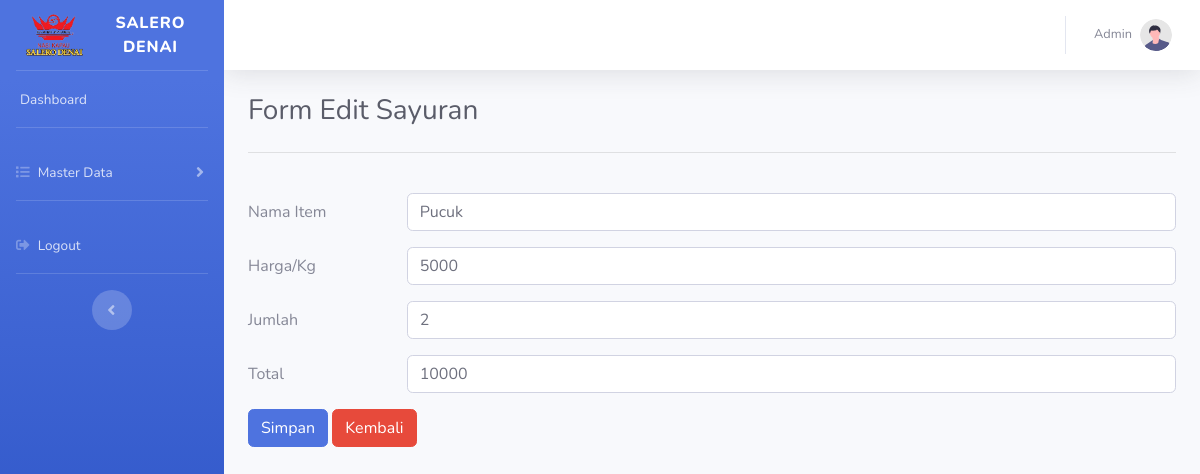
/editminum.php?nama_item=Pucuk, run on the app's committed database.
### tables this page shows
CREATE TABLE `minuman` (
  `nama_item` varchar(20) NOT NULL,
  `hargaperkg` int(11) DEFAULT NULL,
  `jumlah` varchar(20) DEFAULT NULL,
  `total` int(11) DEFAULT NULL
);

### editminum.php (the view, shortened to what this page needs)
<!DOCTYPE html>
<html lang="en">
<head>
    <link href="./assets/vendor/fontawesome-free/css/all.min.css" rel="stylesheet" type="text/css">
    <link href="./assets/css/sb-admin-2.min.css" rel="stylesheet">
    <link rel='stylesheet' href='https://cdn-uicons.flaticon.com/2.0.0/uicons-regular-rounded/css/uicons-regular-rounded.css'>
</head>
<body id="page-top">
    <div id="wrapper">
        <ul class="navbar-nav bg-gradient-primary sidebar sidebar-dark accordion" id="accordionSidebar">
            <a class="sidebar-brand d-flex align-items-center justify-content-center" href="index.php">
                <img src="./assets/img/logo-remove.png" alt="" width ="40%">
                <div class="sidebar-brand-text mx-2">Salero Denai <sup></sup></div>
            </a>
            <hr class="sidebar-divider my-0">
            <li class="nav-item">
                <a class="nav-link" href="index.php">
                    <span>Dashboard</span></a>
            </li>
            <hr class="sidebar-divider">
            <li class="nav-item">
                <a class="nav-link collapsed" href="#" data-toggle="collapse" data-target="#collapseTwo"
                    aria-expanded="true" aria-controls="collapseTwo">
                    <i class="fas fa-list"></i>
                    <span>Master Data</span>
                </a>
            </li>
            <hr class="sidebar-divider">
            <li class="nav-item">
                <a class="nav-link" href="login.php">
                <i class="fas fa-sign-out-alt"></i>
                    <span>Logout</span></a>
            </li>
            <hr class="sidebar-divider d-none d-md-block">
            <div class="text-center d-none d-md-inline">
                <button class="rounded-circle border-0" id="sidebarToggle"></button>
            </div>
        </ul>
        <div id="content-wrapper" class="d-flex flex-column">
            <div id="content">
                <nav class="navbar navbar-expand navbar-light bg-white topbar mb-4 static-top shadow">
                    <ul class="navbar-nav ml-auto">
                        <li class="nav-item dropdown no-arrow">
                            <a class="nav-link dropdown-toggle" href="#" id="userDropdown" role="button"
                                data-toggle="dropdown" aria-haspopup="true" aria-expanded="false">
                                <span class="mr-2 d-none d-lg-inline text-gray-600 small">Admin</span>
                                <img class="img-profile rounded-circle"
                                    src="./assets/img/undraw_profile.svg">
                            </a>
                        </li>
                    </ul>
                </nav>
                <div class="container-fluid">
                    <h1 class="h3 mb-4 text-gray-800">Form Edit Sayuran</h1>
                    <hr>
                   <br>
                   <?php
                        include 'koneksi.php';
                        $nama_item = $_GET['nama_item'];
                        $data = mysqli_query($db, "SELECT * FROM minuman WHERE nama_item = '$nama_item'");
                        while($d = mysqli_fetch_array($data)){
                   ?>
                   <form method ="POST" action="aksi_edit_minum.php">
                        <div class="row mb-3">
                            <label for="nama_item" class="col-sm-2 col-form-label">Nama Item</label>
                            <div class="col-sm-10">
                            <input type="text" class="form-control" id="nama_item" name ="nama_item" value ="<?php echo $d['nama_item']; ?>">
                            </div>
                        </div>
                        <div class="row mb-3">
                            <label for="hargaperkg" class="col-sm-2 col-form-label">Harga/Kg</label>
                            <div class="col-sm-10">
                            <input type="text" class="form-control" id="hargaperkg" name ="hargaperkg" value ="<?php echo $d['hargaperkg']; ?>">
                            </div>
                        </div>
                        <div class="row mb-3">
                            <label for="jumlah" class="col-sm-2 col-form-label">Jumlah</label>
                            <div class="col-sm-10">
                            <input type="text" class="form-control" id="jumlah" name="jumlah" value ="<?php echo $d['jumlah']; ?>">
                            </div>
                        </div>
                        <div class="row mb-3">
                            <label for="total" class="col-sm-2 col-form-label">Total</label>
                            <div class="col-sm-10">
                            <input type="number" class="form-control" id="total" name = "total" value ="<?php echo $d['total']; ?>">
                            </div>
                        </div>
                        <button type="submit" class="btn btn-primary">Simpan</button>
                        <a href="minum.php" type="submit" class="btn btn-danger">Kembali</a>
                    </form>
                    <?php
                        }
                    ?>
                </div>
        </div>
    </div>
</body>
</html>

### data on the page
minuman: nama_item "Pucuk", hargaperkg "5000", jumlah "2", total "10000"
